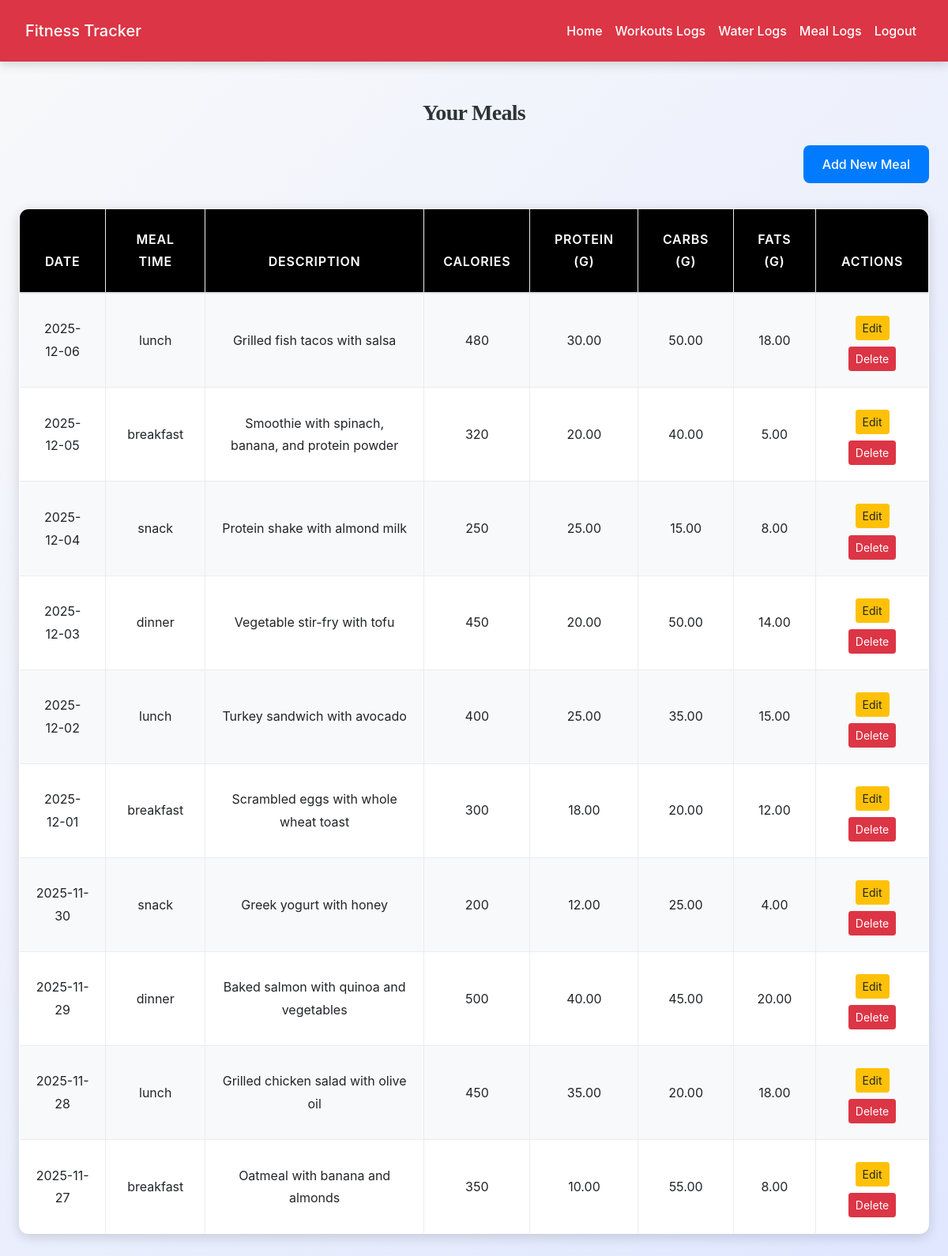
Page /user/view_meal.php (signed in) on the committed database.
### tables this page shows
CREATE TABLE `daily_meals` (
  `id` int(11) NOT NULL,
  `user_id` int(11) NOT NULL,
  `log_date` date NOT NULL,
  `meal_time` enum('breakfast','lunch','dinner','snack','other') NOT NULL,
  `food_description` text NOT NULL,
  `calories` int(11) DEFAULT 0,
  `protein_g` decimal(6,2) DEFAULT 0.00,
  `carbs_g` decimal(6,2) DEFAULT 0.00,
  `fats_g` decimal(6,2) DEFAULT 0.00,
  `created_at` timestamp NOT NULL DEFAULT current_timestamp()
);

### user/view_meal.php (the view, shortened to what this page needs)
<?php
include('../config.php');
$user_id = $_SESSION["id"];
$result = mysqli_query($conn, "SELECT * FROM daily_meals WHERE user_id=$user_id ORDER BY log_date DESC");
?>
<!DOCTYPE html>
<html lang="en">
<head>
    <link rel="stylesheet" href="https://maxcdn.bootstrapcdn.com/bootstrap/4.5.2/css/bootstrap.min.css">
    <link rel="stylesheet" href="../css/style.css">
</head>
<body>
<?php include('navbar.php'); ?>
<div class="container mt-5">
    <h3 class="mb-4">Your Meals</h3>
    <div class="text-right mb-3">
        <a href="add_meal.php" class="btn btn-primary">Add New Meal</a>
    </div>
    <table class="table table-bordered table-striped">
        <thead>
            <tr>
                <th>Date</th>
                <th>Meal Time</th>
                <th>Description</th>
                <th>Calories</th>
                <th>Protein (g)</th>
                <th>Carbs (g)</th>
                <th>Fats (g)</th>
                <th>Actions</th>
            </tr>
        </thead>
        <tbody>
            <?php while($row = mysqli_fetch_assoc($result)): ?>
            <tr>
                <td><?= htmlspecialchars($row['log_date']); ?></td>
                <td><?= htmlspecialchars($row['meal_time']); ?></td>
                <td><?= htmlspecialchars($row['food_description']); ?></td>
                <td><?= htmlspecialchars($row['calories']); ?></td>
                <td><?= htmlspecialchars($row['protein_g']); ?></td>
                <td><?= htmlspecialchars($row['carbs_g']); ?></td>
                <td><?= htmlspecialchars($row['fats_g']); ?></td>
                <td>
                    <a href="edit_meal.php?id=<?= $row['id']; ?>" class="m-2 btn btn-sm btn-warning">Edit</a>
                    <a href="?delete=<?= $row['id']; ?>" class="btn btn-sm btn-danger" onclick="return confirm('Delete this meal?');">Delete</a>
                </td>
            </tr>
            <?php endwhile; ?>
        </tbody>
    </table>
</div>
</body>
</html>

### css/style.css (style rules this page uses)
:root { --primary: #007bff; --secondary: #6c757d; --success: #28a745; --info: #17a2b8; --warning: #ffc107; --danger: #dc3545; --light: #f8f9fa; --dark: #2d3436; --accent: #ff6f61; --highlight: #6f42c1; --shadow: rgba(0, 0, 0, 0.15); --transition: all 0.3s ease-in-out; }
body { font-family: 'Inter', 'Segoe UI', Tahoma, Geneva, Verdana, sans-serif; background: linear-gradient(135deg, var(--light) 0%, #e0e7ff 100%); color: var(--dark); line-height: 1.8; margin: 0; padding: 0; min-height: 100vh; font-size: 16px; }
h1, h2, h3, h4 { text-align: center; margin: 2.5rem 0; font-family: 'Georgia', 'Times New Roman', serif; color: var(--dark); font-weight: 700; letter-spacing: -0.025em; }
h3 { font-size: 1.75rem; }
.container { max-width: 1200px; margin: 0 auto 3rem; padding: 0 1.5rem; }
.table { width: 100%; border-collapse: collapse; margin: 2rem 0; font-size: 1rem; background-color: #ffffff; border-radius: 12px; overflow: hidden; box-shadow: 0 4px 16px var(--shadow); transition: var(--transition); }
.table th, .table td { padding: 1.25rem; border: 1px solid #e9ecef; text-align: center; vertical-align: middle; }
.table thead th { background-color: rgb(0, 0, 0); color: white; font-weight: 600; text-transform: uppercase; letter-spacing: 0.05em; padding: 1.5rem; }
.table tbody tr { transition: var(--transition); }
.table tbody tr:nth-child(odd) { background-color: var(--light); }
.btn-primary { background-color: var(--primary); color: #fff; border: none; border-radius: 8px; padding: 0.75rem 1.5rem; font-size: 1rem; font-weight: 500; cursor: pointer; transition: var(--transition); display: inline-flex; align-items: center; justify-content: center; }
a { color: var(--primary); text-decoration: none; font-weight: 500; transition: var(--transition); }

### rows in the picture
daily_meals: log_date "2025-12-06", meal_time "lunch", food_description "Grilled fish tacos with salsa", calories "480", protein_g "30.00", carbs_g "50.00", fats_g "18.00"
daily_meals: log_date "2025-12-05", meal_time "breakfast", food_description "Smoothie with spinach, banana, and protein powder", calories "320", protein_g "20.00", carbs_g "40.00", fats_g "5.00"
daily_meals: log_date "2025-12-04", meal_time "snack", food_description "Protein shake with almond milk", calories "250", protein_g "25.00", carbs_g "15.00", fats_g "8.00"
daily_meals: log_date "2025-12-03", meal_time "dinner", food_description "Vegetable stir-fry with tofu", calories "450", protein_g "20.00", carbs_g "50.00", fats_g "14.00"
daily_meals: log_date "2025-12-02", meal_time "lunch", food_description "Turkey sandwich with avocado", calories "400", protein_g "25.00", carbs_g "35.00", fats_g "15.00"
daily_meals: log_date "2025-12-01", meal_time "breakfast", food_description "Scrambled eggs with whole wheat toast", calories "300", protein_g "18.00", carbs_g "20.00", fats_g "12.00"
daily_meals: log_date "2025-11-30", meal_time "snack", food_description "Greek yogurt with honey", calories "200", protein_g "12.00", carbs_g "25.00", fats_g "4.00"
daily_meals: log_date "2025-11-29", meal_time "dinner", food_description "Baked salmon with quinoa and vegetables", calories "500", protein_g "40.00", carbs_g "45.00", fats_g "20.00"
daily_meals: log_date "2025-11-28", meal_time "lunch", food_description "Grilled chicken salad with olive oil", calories "450", protein_g "35.00", carbs_g "20.00", fats_g "18.00"
daily_meals: log_date "2025-11-27", meal_time "breakfast", food_description "Oatmeal with banana and almonds", calories "350", protein_g "10.00", carbs_g "55.00", fats_g "8.00"
